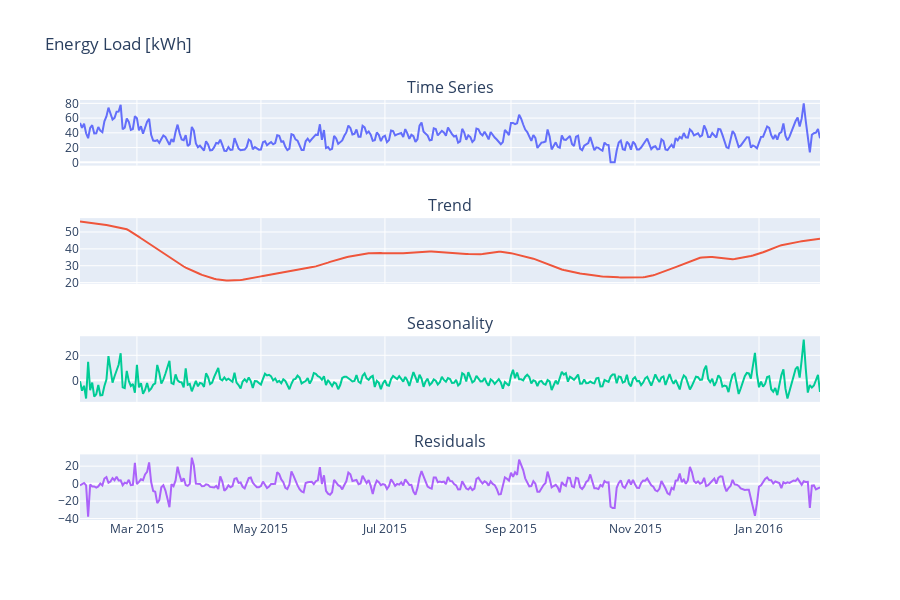

The notebook cell saved with this chart:
### Markdown cell above
#### Visualization of the decomposition

### Code cell
names = [col_name for col_name in load_decomp_df.columns]

fig = make_subplots(rows=4, cols=1,
                    subplot_titles=names,
                    shared_xaxes=True)

row = 1
col = 1

for component in list(load_decomp_df.columns):
    fig.add_trace(go.Scatter(
        x=load_decomp_df.index,
        y=load_decomp_df[component],
    ), row=row, col=col)
    row += 1

fig.update_layout(
    showlegend=False,
    height=600,
    title="Energy Load [kWh]"
)

# fig.update_yaxes(range=[0, 5], nticks=2, row=1)
# fig.update_yaxes(range=[-5, 5], row=4)
# fig.update_xaxes(range=['2015-05-01', '2015-05-30'])

fig.show()

### Figure 1 — Plotly figure (JSON) as saved in the notebook; plotly's stock layout.template omitted (floating-point values rounded to 4 significant figures; data arrays with more than 128 entries replaced by an {"elided": "..."} marker saying what was removed)
{"data": [{"x": {"elided": "365 str values"}, "y": {"elided": "365 float values"}, "type": "scatter", "xaxis": "x", "yaxis": "y"}, {"x": {"elided": "365 str values"}, "y": {"elided": "365 float values"}, "type": "scatter", "xaxis": "x2", "yaxis": "y2"}, {"x": {"elided": "365 str values"}, "y": {"elided": "365 float values"}, "type": "scatter", "xaxis": "x3", "yaxis": "y3"}, {"x": {"elided": "365 str values"}, "y": {"elided": "365 float values"}, "type": "scatter", "xaxis": "x4", "yaxis": "y4"}], "layout": {"xaxis": {"anchor": "y", "domain": [0.0, 1.0], "matches": "x4", "showticklabels": false}, "yaxis": {"anchor": "x", "domain": [0.8438, 1.0]}, "xaxis2": {"anchor": "y2", "domain": [0.0, 1.0], "matches": "x4", "showticklabels": false}, "yaxis2": {"anchor": "x2", "domain": [0.5625, 0.7188]}, "xaxis3": {"anchor": "y3", "domain": [0.0, 1.0], "matches": "x4", "showticklabels": false}, "yaxis3": {"anchor": "x3", "domain": [0.2812, 0.4375]}, "xaxis4": {"anchor": "y4", "domain": [0.0, 1.0]}, "yaxis4": {"anchor": "x4", "domain": [0.0, 0.1562]}, "annotations": [{"font": {"size": 16}, "showarrow": false, "text": "Time Series", "x": 0.5, "xanchor": "center", "xref": "paper", "y": 1.0, "yanchor": "bottom", "yref": "paper"}, {"font": {"size": 16}, "showarrow": false, "text": "Trend", "x": 0.5, "xanchor": "center", "xref": "paper", "y": 0.7188, "yanchor": "bottom", "yref": "paper"}, {"font": {"size": 16}, "showarrow": false, "text": "Seasonality", "x": 0.5, "xanchor": "center", "xref": "paper", "y": 0.4375, "yanchor": "bottom", "yref": "paper"}, {"font": {"size": 16}, "showarrow": false, "text": "Residuals", "x": 0.5, "xanchor": "center", "xref": "paper", "y": 0.1562, "yanchor": "bottom", "yref": "paper"}], "showlegend": false, "height": 600, "title": {"text": "Energy Load [kWh]"}}}
